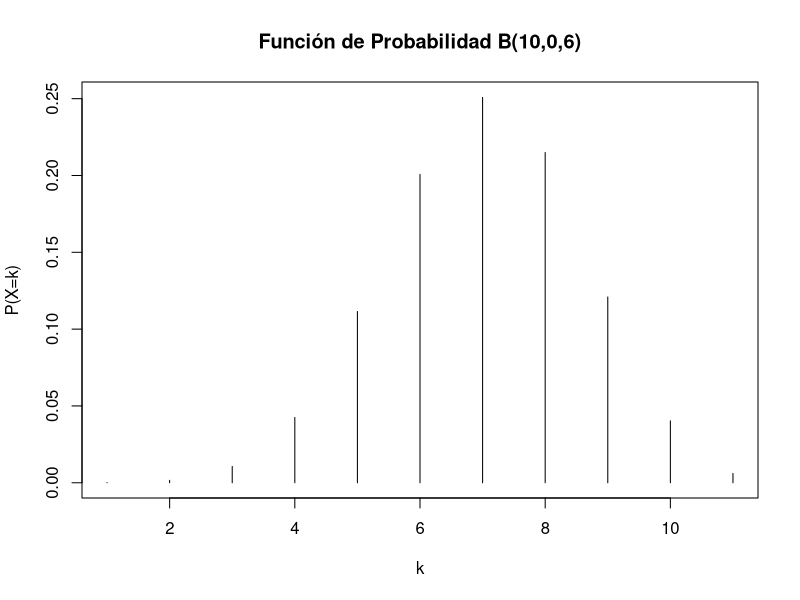
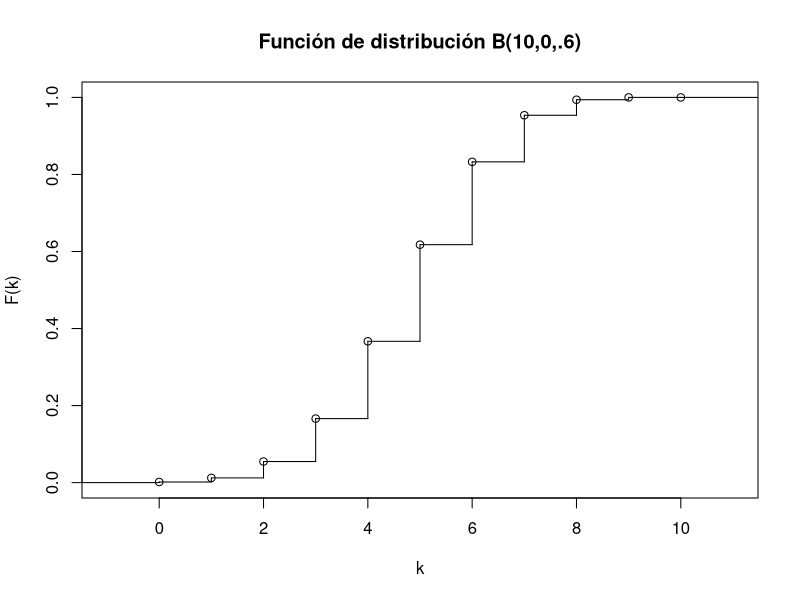
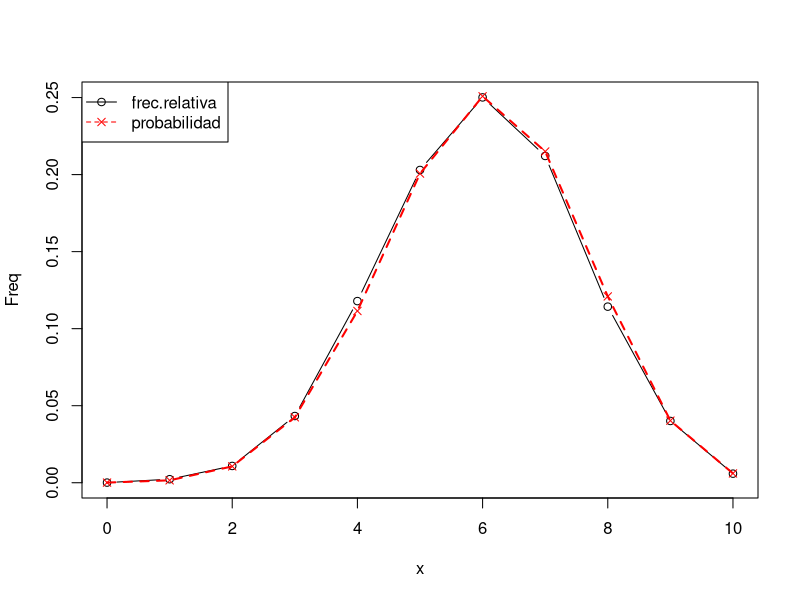
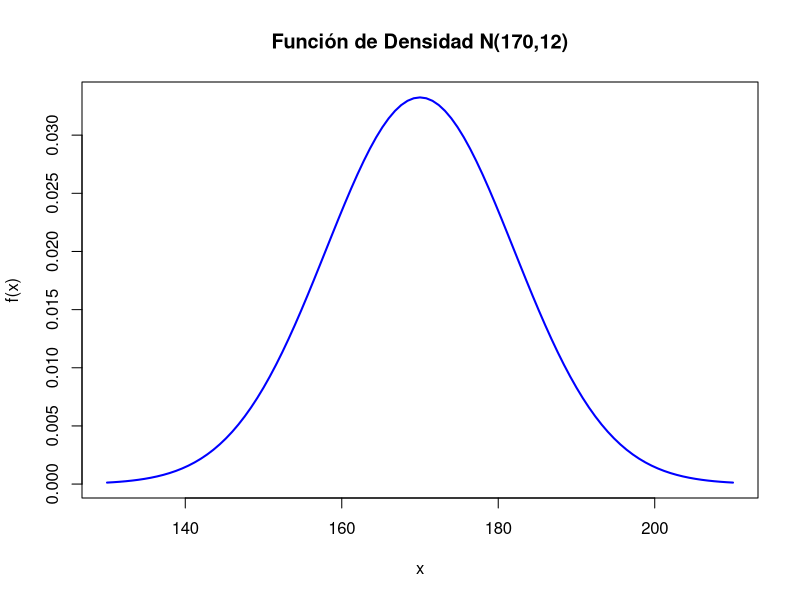
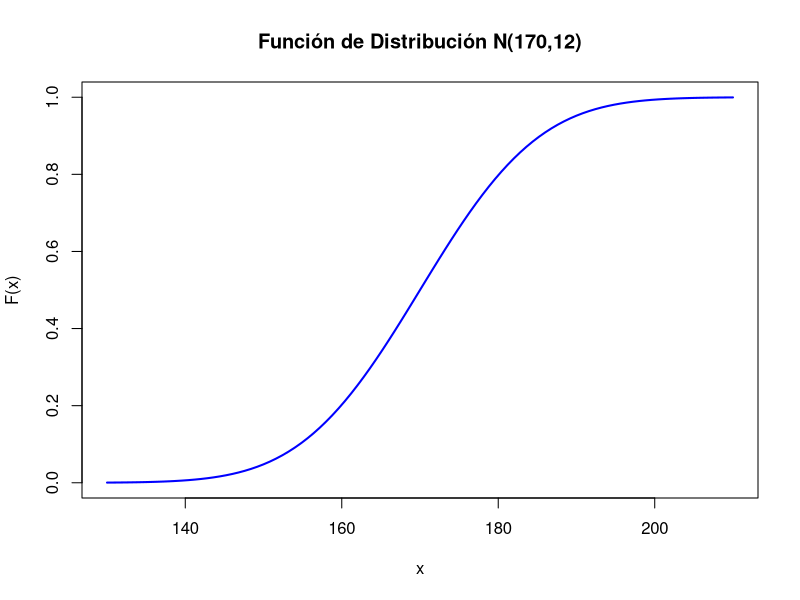
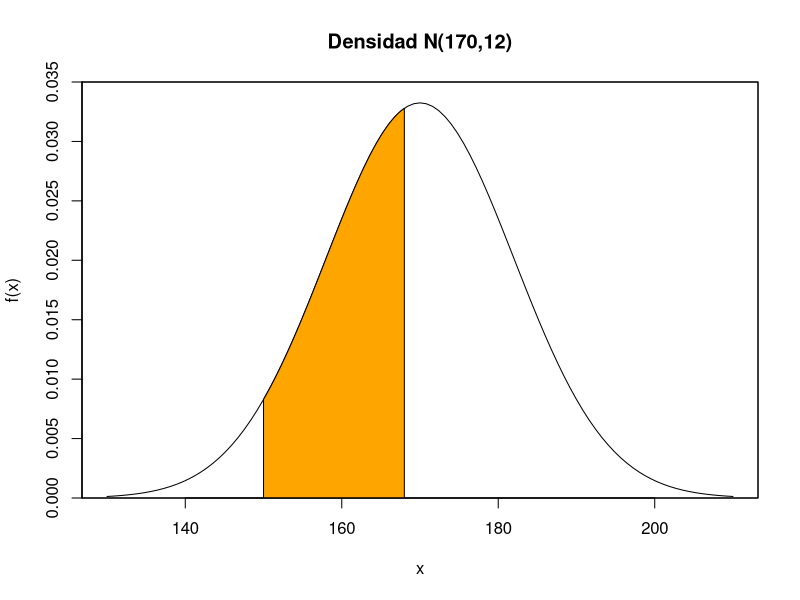
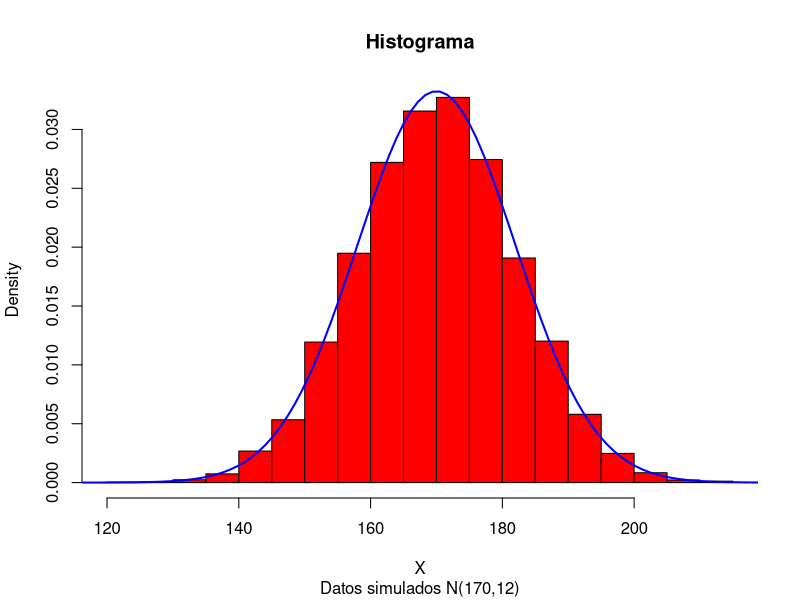
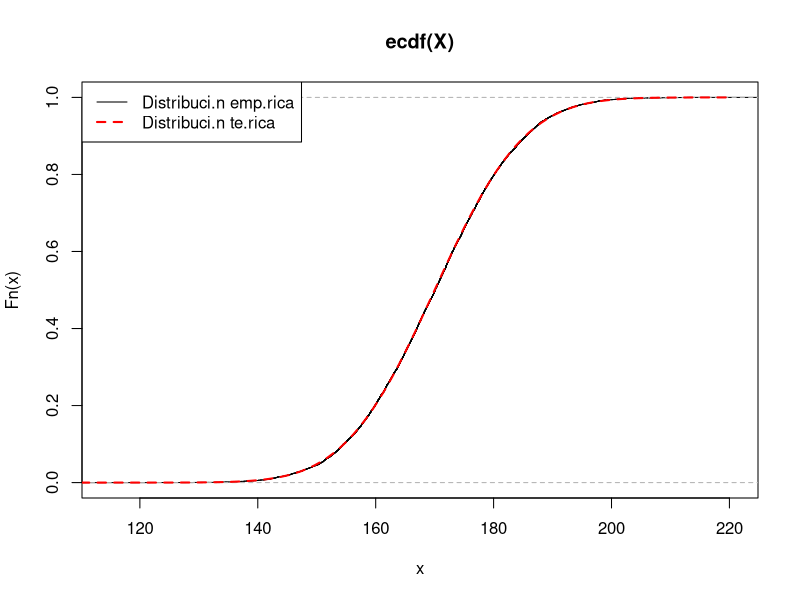

Reproduce these figures in R, in order.
#() Parentésis externo es para que imprima y muestre
#resultados
# Cargar las librerías necesarias
library(ggplot2)
library(dplyr)

#Distribuciones discretas 
#Binomial 
#f de probabilidad 
plot(dbinom(0:10,10,.6),
     type="h",xlab="k",ylab="P(X=k)",
     main="Función de Probabilidad B(10,0,6)")

#Función de distribución 
plot(stepfun(0:10,pbinom(0:11,10,.6)),
     xlab="k",ylab="F(k)",
     main="Función de distribución B(10,0,.6)")

#Verificación empírica 
x<-rbinom(10000,10,.6) #generación de valores aleatorios de una binomial 
(freqAbs=table(x)) #Frecuencias absolutas 
(freqRel=prop.table(freqAbs)) #Frecuencias relativas 

#Comparación con resultados teóricos 
probsTeo<-data.frame(x=0:10,Prob=dbinom(0:10,10,.6))
freqRel<-as.data.frame(freqRel)
str(freqRel)
freqRel$x<-as.integer(as.character(freqRel$x))
(compara<-merge(freqRel,probsTeo,all=TRUE))

#Comparación gráfica 
with(compara,{
  plot(x,Freq, type="b")
  points(x,Prob,col="red",pch=4)
  lines(x,Prob,col="red",lty=2,lwd=2)
  legend("topleft",c("frec.relativa","probabilidad"),
         col=c("black","red"),lty=1:2,pch=c(1,4))
})

#Distribución de probabilidad continua 
#Normal 
curve(dnorm(x,170,12),xlim=c(130,210),col="blue",lwd=2,
      xlab="x",ylab="f(x)",
      main="Función de Densidad N(170,12)")

curve(pnorm(x,170,12),xlim=c(130,210),col="blue",lwd=2,
      xlab="x",ylab="F(x)",
      main="Función de Distribución N(170,12)")

#¿Cuál es la probabilidad de que la variable aleatoria entre 150 y 168? 
pnorm(168,170,12)-pnorm(150,170,12) 

#Gráficamos el área de la probabilidad 
regionX=seq(150,168,0.01)
xP <- c(150,regionX,168)
yP <- c(0,dnorm(regionX,170,12),0)
curve(dnorm(x,170,12),xlim=c(130,210),
      yaxs="i",ylim=c(0,0.035),ylab="f(x)",
      main='Densidad N(170,12)')
polygon(xP,yP,col="orange1")
box()

#Histogramas Empirico (rojo) vs teórico (Azul) 
X<-rnorm(10000, 170, 12)
hist(X,freq=FALSE,col="red",
     main="Histograma",sub="Datos simulados N(170,12)")
curve(dnorm(x,170,12),xlim=c(110,220),
      col="blue",lwd=2,add=TRUE)

plot(ecdf(X))
curve(pnorm(x,170,12),xlim=c(110,220),
      col="red",lwd=2,lty=2,add=TRUE)
legend("topleft",lty=c(1,2),lwd=c(1,2),
       col=c("black","red"),
       legend=c("Distribuci.n emp.rica",
                "Distribuci.n te.rica"))

#Distribución F: Intervalo de confianza
df1 <- 25
df2 <- 30
qmin <- 0.5
qmax <- 1.5
region <- seq(0,7,0.01)
xT <- c(qmin,region,qmax)
yT <- c(0,df(region,df1,df2),0)
regionX=seq(qmin,qmax,0.01)
xP <- c(qmin,regionX,qmax)
yP <- c(0,df(regionX,df1,df2),0)
curve(df(x,df1,df2),xlim=c(0,7),col="black",
      main=paste("Distribuci.n F (",df1,",",df2,")"))
polygon(xT,yT,col="red")
polygon(xP,yP,col="white")
box() #te pone el cuadrado alrededor 


#Herramienta en R: Funciones 

#Media
die<-1:6
mean(die)

#Muestra aleatoria 
sample(x=die,size=6)

#Muestra aleatoria con reemplazo 
sample(x=die,size=6,replace=TRUE)

#Definición de funciones 
#Función que tira dos dados y suma el resultado
roll<-function(){
  die<-1:6
  dice<-sample(x=die,size=2,replace=TRUE)
  sum(dice)
}
roll()

#Argumento número de caras del dado 
roll2<-function(bones){
  dice<-sample(bones,size=2,replace=TRUE)
  print(dice)
  sum(dice)
}
roll2(bones=1:6)

#Argumento número de caras del dado y número de dados 
roll3<-function(bones,ndice){
  dice<-sample(bones,ndice,replace=TRUE)
  print(dice)
  sum(dice)
}
roll3(bones=1:6,2)

#Teorema Central del Límite

n<-25
muestra1<-rnorm(n,170,12)
(media1=mean(muestra1))

muestra2<-rnorm(n,170,12)
(media2=mean(muestra2))

muestra3<-rnorm(n,170,12)
(media3=mean(muestra3))

#Todo lo de arriba se puede resumir en una función 
#que nos calcula la media muestral 
mediaMuestral<-function(n){
  muestra=rnorm(n,170,12)
  media=mean(muestra)
  return(media)}

mediaMuestral(25)
mediaMuestral(25)
mediaMuestral(25)

#Test de la función 
m=10000
muchasMedias<-replicate(m,mediaMuestral(25))
muchasMedias[1:20]

mean(muchasMedias)
sd(muchasMedias)

#Comprobación gráfica del Teorema central del límite
muchasMedias50<-replicate(m,mediaMuestral(50))
muchasMedias100<-replicate(m,mediaMuestral(100))
muchasMedias500<-replicate(m,mediaMuestral(500))

#Histogramas con una curva normal encima 
hist(muchasMedias100,xlab="Media muestral",
     ylab="Frecuencia", col="lightcyan",
     xlim=c(160,180),freq=FALSE,ylim=c(0,0.75),
     main="Histograma de las medias muestrales observadas",
     sub="10000 muestras de tama.o 100")
curve(dnorm(x,170,sd(muchasMedias100)),
      xlim=c(160,180),col="blue",lwd=2,add=TRUE)

hist(muchasMedias50,xlab="Media muestral",
     ylab="Frecuencia", col="lightcyan",
     xlim=c(160,180),freq=FALSE,ylim=c(0,0.75),
     main="Histograma de las medias muestrales observadas",
     sub="10000 muestras de tama.o 100")
curve(dnorm(x,170,sd(muchasMedias50)),
      xlim=c(160,180),col="blue",lwd=2,add=TRUE)

hist(muchasMedias500,xlab="Media muestral",
     ylab="Frecuencia", col="lightcyan",
     xlim=c(160,180),freq=FALSE,ylim=c(0,0.75),
     main="Histograma de las medias muestrales observadas",
     sub="10000 muestras de tama.o 100")
curve(dnorm(x,170,sd(muchasMedias500)),
      xlim=c(160,180),col="blue",lwd=2,add=TRUE)


#Intervalos de confianza 
# Configurar parámetros de simulación
set.seed(123)  # para reproducibilidad
n_simulations <- 100  # número de simulaciones
sample_size <- 30  # tamaño de la muestra en cada simulación
true_mean <- 50  # media verdadera de la distribución
true_sd <- 10  # desviación estándar verdadera de la distribución
confidence_level <- 0.95  # nivel de confianza
z_score <- qnorm((1 + confidence_level) / 2)  # Z-score para el nivel de confianza

# Función para calcular el intervalo de confianza para la media
calculate_ci <- function(sample_data) {
  sample_mean <- mean(sample_data)
  sample_std <- sd(sample_data)
  margin_of_error <- z_score * (sample_std / sqrt(length(sample_data)))
  lower_bound <- sample_mean - margin_of_error
  upper_bound <- sample_mean + margin_of_error
  return(c(lower_bound, sample_mean, upper_bound))
}

# Simular y calcular intervalos de confianza
simulations <- replicate(n_simulations, {
  sample_data <- rnorm(sample_size, mean = true_mean, sd = true_sd)
  calculate_ci(sample_data)
})

# Convertir los resultados en un data frame
ci_df <- data.frame(
  Simulation = 1:n_simulations,
  Lower = simulations[1, ],
  Mean = simulations[2, ],
  Upper = simulations[3, ]
)

# Visualizar los intervalos de confianza
ggplot(ci_df, aes(x = Simulation)) +
  geom_errorbar(aes(ymin = Lower, ymax = Upper), width = 0.2, color = "blue") +
  geom_point(aes(y = Mean), color = "red", size = 0.5) +
  geom_hline(yintercept = true_mean, linetype = "dashed", color = "black") +
  labs(title = "Intervalos al 95% de confianza para la media",
       x = "Simulación",
       y = "Media") +
  theme_minimal()




